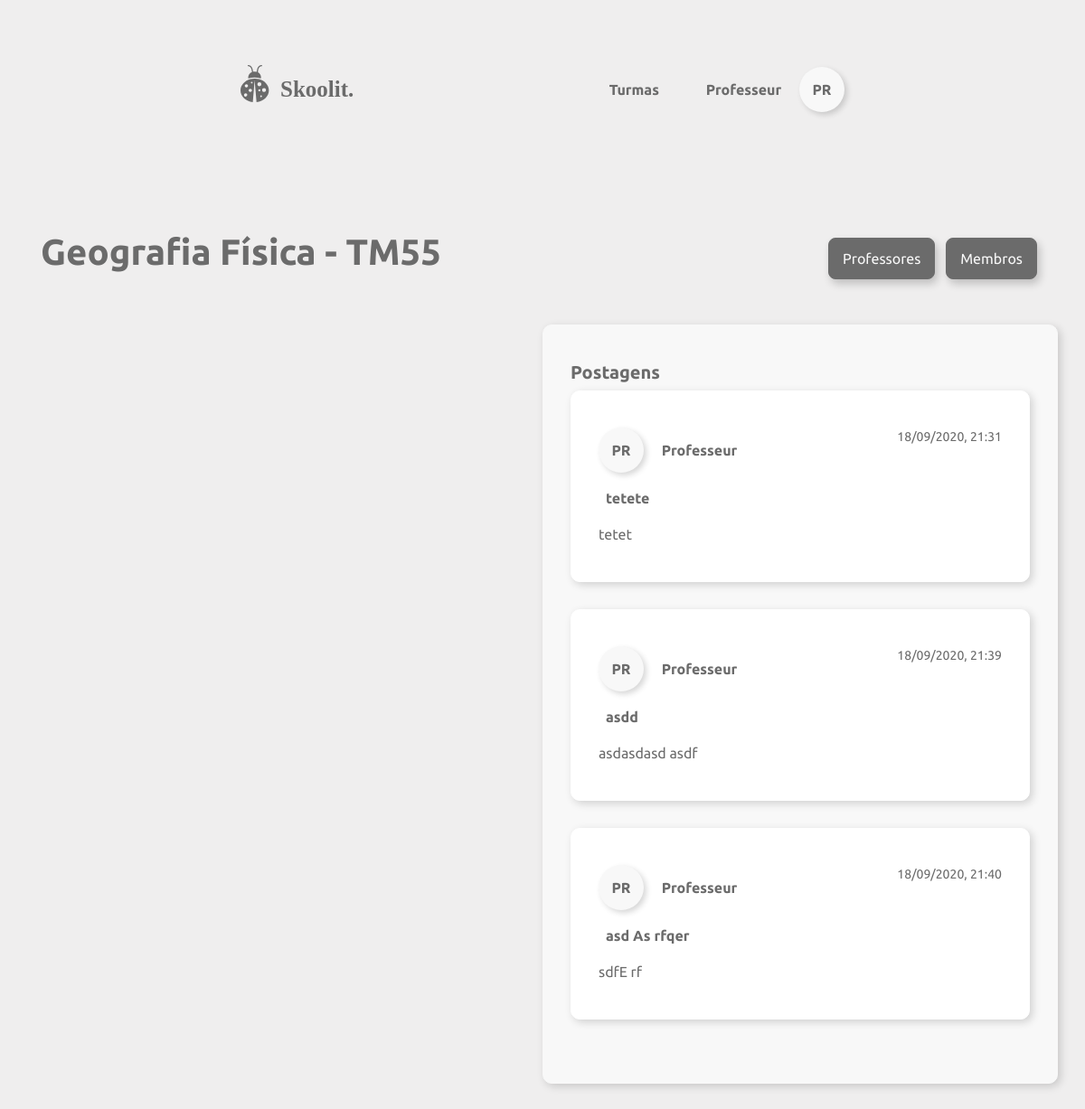
The page /turmas/listar/3 (signed in) on the database its author committed.
### skoolit/models/usuario.py (models this page shows, shortened)
class Usuario(UserMixin,db.Model):
	__tablename__ = 'usuarios'
	id = db.Column(db.Integer, primary_key=True)
	email = db.Column(db.String, nullable=False)
	papel = db.Column(db.String)
	nome = db.Column(db.String, nullable=False)
	hashSenha = db.Column(db.String, nullable=False)
	__mapper_args__ = {
		'polymorphic_identity':'usuario',
		'polymorphic_on':papel
    }
	def dbGetUser(id):
		return Usuario.query.filter_by(id=id).first_or_404()

### skoolit/models/materia.py (models this page shows, shortened)
class Materia(db.Model):
	__tablename__ = 'materias'
	id = db.Column(db.Integer, primary_key=True)
	nome = db.Column(db.String, nullable=False)
	turmas = db.relationship('Turma', back_populates='materia')

### skoolit/models/turma.py (models this page shows, shortened)
class Turma(db.Model):
	__tablename__ = 'turmas'
	id = db.Column(db.Integer, primary_key=True)
	titulo = db.Column(db.String, nullable=False)
	materia_id = db.Column(db.Integer, db.ForeignKey('materias.id'), nullable=False)
	materia = db.relationship('Materia', back_populates='turmas')
	professores = db.relationship('Professor', secondary='turma_professor', lazy='subquery',
        backref=db.backref('turmas', lazy=True))
	postagens = db.relationship('Postagem', backref='turma')
	modulos = db.relationship('Modulo', backref='turma')
	alunos = db.relationship('Aluno', secondary='turma_alunos', lazy='subquery',
        backref=db.backref('turmas', lazy=True))
	def dbGetTurma(id):
		return Turma.query.filter_by(id=id).first_or_404()
	def ehProfessor(self, id):
		for prof in self.professores:
			if str(prof.id) == str(id):
				return True
		return False

### skoolit/models/postagem.py (models this page shows, shortened)
class Postagem(db.Model):
	__tablename__ = 'postagens'
	id = db.Column(db.Integer, primary_key=True)
	titulo = db.Column(db.String, nullable=False)
	turma_id = db.Column(db.Integer, db.ForeignKey('turmas.id'), nullable=False)
	professor_id = db.Column(db.Integer, db.ForeignKey('usuarios.id'))
	professor = db.relationship('Professor', backref=db.backref('postagem', lazy=True))
	texto = db.Column(db.Text, nullable=False)
	data = db.Column(db.DateTime, nullable=False)
	video = db.Column(db.Text, nullable=True)
	def dbGetPostsByTurma(turma_id):
		return Postagem.query.filter_by(turma_id=turma_id).all()

### skoolit/views/turmas.py (the view)
@turmas.route('/listar', methods=['POST', 'GET'])
@turmas.route('/listar/<id>', methods=['POST', 'GET'])
def listar(id=None):
	if id is None:
		turmas = Turma.dbGetAllTurma()
		return render_template('turmas/listar_turmas.html', turmas=turmas)
	else:
		turma = Turma.dbGetTurma(id)
		postagens = Postagem.dbGetPostsByTurma(turma.id)
		modulos = Modulo.dbGetModulosByTurma(turma.id)
		ehProf = turma.ehProfessor(current_user.id)
		return render_template('turmas/detalhes_turma.html',
							    turma=turma, postagens=postagens, ehProf=ehProf, modulos=modulos, embed_url=embed_url)

### skoolit/models/modulo.py (called while the page is built)
	def dbGetModulosByTurma(turma_id):
		return Modulo.query.filter_by(turma_id=turma_id).all()

### skoolit/views/auth.py (called while the page is built)
@loginManager.user_loader
def load_user(id):
    return Usuario.dbGetUser(id)

### skoolit/views/turmas.py (called while the page is built)
@turmas.before_request
@login_required
def exigirLogin():
	pass

### skoolit/templates/turmas/detalhes_turma.html (shortened to what this page needs)
{% extends "navfoot.html" %}
{% block style %}
    <link rel="stylesheet" href="{{ url_for('static', filename='turmas/detalhes_turma.css') }}">
{% endblock %}
{% block content %}
<div class="container conteudo">
	<div class="d-flex justify-content-between mb-5">
		<h1 class="bold">{{turma.materia.nome}} - {{turma.titulo}} </h1>
		<div class="mt-2">
			<a href="{{url_for('turmas.listar_professores', id=turma.id)}}"
			class="btn  mr-2" role="button">
				Professores
			</a>
			<a href="{{url_for('turmas.listar_membros', id=turma.id)}}"
			class="btn  mr-2" role="button">
				Membros
			</a>
		</div>
	</div>
	<div class="row">
		<div class="column col-5">
		</div>
		<div class="column card card-postagens col-6 offset-1">
			<div class="card-body">
				<h5 class="bold" class="card-title mb-4"> Postagens</h5>
				{% for post in postagens %}
				<div class="card card-postagem mx-auto">
					<div class="card-body">
						<div class="data float-right">
							<p >{{post.data.strftime('%d/%m/%Y, %H:%M')}}</p>
						</div>
						<div class="perfil-postagem mb-3">
							<div class="perfil-circulo rounded-circle text-center">
								<b>{{ post.professor.nome[0:2].upper() }}</b>
							</div>
							<p class="autor-postagem card-text ml-3"><b>{{ post.professor.nome | capitalize}}</b></p>
						</div>
						<p class="card-text ml-2"><b>{{post.titulo}}</b></p>
						<p class="card-text" style="white-space: pre-line">{{post.texto}}</p>
					</div>
				</div>
				{% endfor %}
			</div>
		</div>
	</div>
</div>
{% endblock %}

### skoolit/templates/navfoot.html (shortened to what this page needs)
{% extends "base.html" %}
{% block navbar %}
<div class="navbar d-flex justify-content-between">
	{% if current_user.is_anonymous %}
		<a href="{{url_for('landing')}}"><img src="{{ url_for('static', filename='logo.svg') }}" alt="logo"></a>
	{% else %}
		<a href="{{url_for('home')}}"><img src="{{ url_for('static', filename='logo.svg') }}" alt="logo"></a>
	{% endif %}
	<div class="mt-3">
		{% if request.path != '/' and request.path != '/pagina_inicial' %}
			<div class="d-inline-block">
				{% if current_user.papel == "adm" %}
				<a class="navbar-btn mr-3" role="button" href="{{url_for('usuarios.listar')}}"><b>Usuarios</b></a>
				<a class="navbar-btn mr-3" role="button" href="{{url_for('materias.listar')}}"><b>Materias</b></a>
				<a class="navbar-btn mr-5" role="button" href="{{url_for('turmas.listar')}}"><b>Turmas</b></a>
				{% else %}
				<a class="navbar-btn mr-5" role="button" href="{{url_for('home')}}"><b>Turmas</b></a>
				{% endif %}
			</div>
		{% endif %}
		{% if current_user.is_anonymous %}
			{% if request.path != '/pagina_inicial' and request.path != '/' %}
				<a class="navbar-btn mr-3" href="{{url_for('auth.login')}}"><b>Fazer login</b></a>
			{% endif %}
		{% else %}
			<div  class="dropdown show d-inline-block">
				<p class="mr-3 d-inline-block"><b>{{ current_user.nome }}</b></p>
				<a class="perfil-menu" href="#" role="button" id="dropdownMenuLink" data-toggle="dropdown" aria-haspopup="true" aria-expanded="false">
					<div class="perfil-circulo rounded-circle text-center">
						<b>{{ current_user.nome[0:2].upper()}}</b>
					</div>
				</a>
			</div>
		{% endif %}
	</div>
</div>
{% endblock %}

### skoolit/static/geral.css (style rules this page uses)
html { --background: #EFEEEE; --background-card: #A2A2A2; --white: #F8F8F8 !important; --accent: #6B6B6B; --accent-hover: #585858; --font: #6B6B6B; }
body { background-color: var(--background); }
* { font-family: 'Ubuntu', sans-serif; color: var(--font); }
.container.conteudo { margin-top: 120px; }
.btn { background-color: var(--accent) !important; border-color: var(--accent) !important; color: var(--white); border-radius: 8px; padding: 10px 15px; box-shadow: 3px 5px 10px rgba(0, 0, 0, .2); outline: none !important; }
.bold { font-weight: bold; }

### skoolit/static/navfoot.css (style rules this page uses)
.navbar { margin-left: 250px; margin-right: 250px; margin-top: 50px }
a.perfil-menu, a.opcao-menu, a.navbar-btn, a.opcao-menu:active { color: inherit; text-decoration: none; outline: none; }
.dropdown a { background-color: var(--white) transparent !important; }
.perfil-circulo { width: 50px; height: 50px; background-color: var(--white); box-shadow: 3px 3px 6px rgba(0, 0, 0, .16); display: inline-flex; align-items: center; justify-content: center; }

### skoolit/static/turmas/detalhes_turma.css (style rules this page uses)
.card-postagens { background-color: var(--white); border-color: var(--white); border-radius: 10px; box-shadow: 3px 3px 10px rgba(0, 0, 0, .16); padding: 20px 10px; margin-bottom: 30px; width: 100%; }
.data p { font-size: 14px; }
.card-postagem { background-color: #FFF; border-color: #FFF; border-radius: 10px; box-shadow: 3px 3px 10px rgba(0, 0, 0, .16); padding: 20px 10px; margin-bottom: 30px; width: 100%; }
.perfil-circulo { width: 50px; height: 50px; background-color: var(--white); box-shadow: 3px 3px 6px rgba(0, 0, 0, .16); display: inline-flex; align-items: center; justify-content: center; }
.autor-postagem { display: inline; }

### rows shown on the page
Usuario: nome "Professeur", nome "PR"
Materia: materia.nome "Geografia Física"
Turma: titulo "TM55"
Postagem: data "18/09/2020, 21:31", professor "PR", professor.nome "Professeur", titulo "tetete", texto "tetet"
Postagem: data "18/09/2020, 21:39", professor "PR", professor.nome "Professeur", titulo "asdd", texto "asdasdasd asdf"
Postagem: data "18/09/2020, 21:40", professor "PR", professor.nome "Professeur", titulo "asd As rfqer", texto "sdfE rf"
